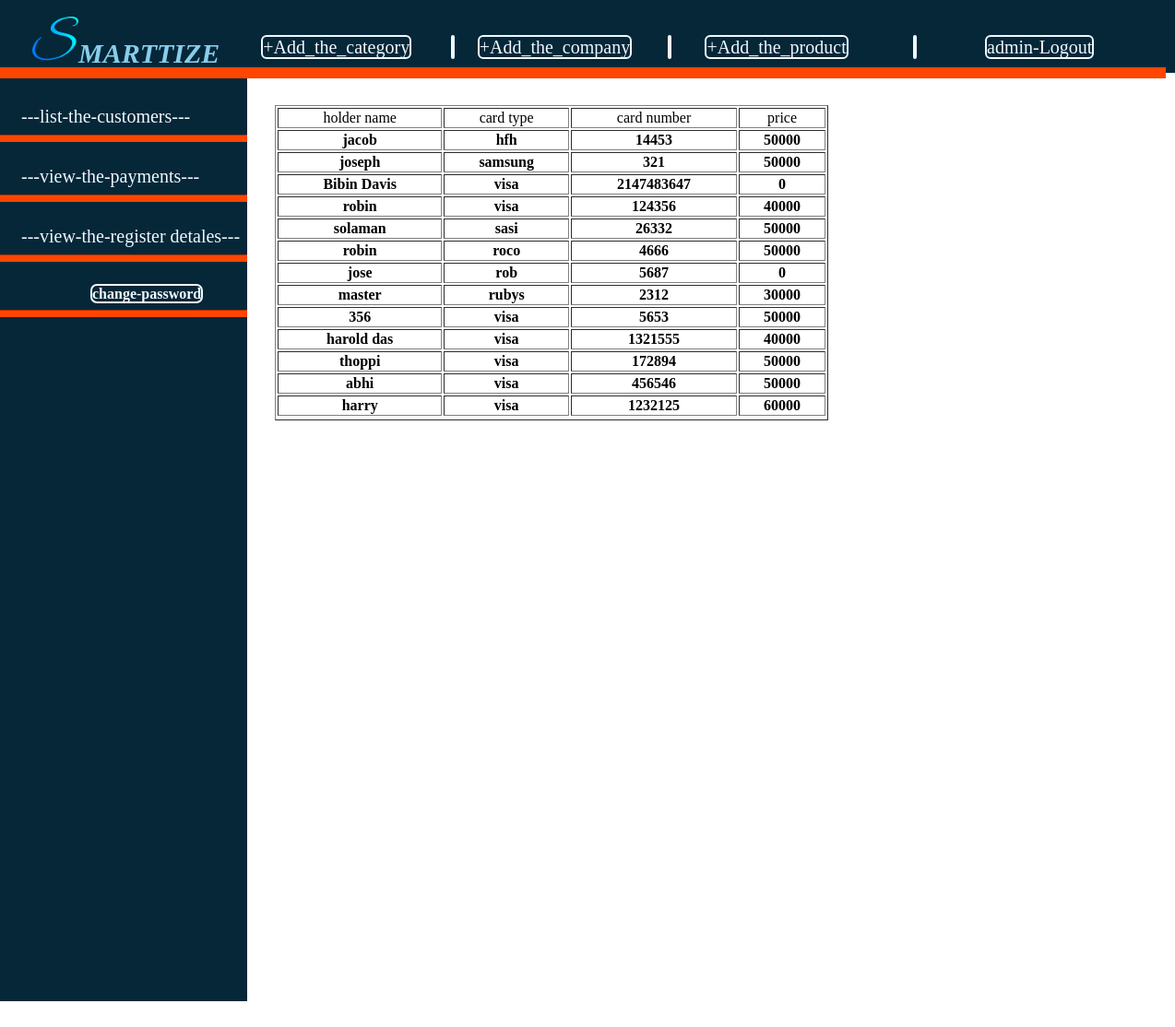
/admin/viewpayment.php, run on the app's committed database.
### tables this page shows
CREATE TABLE IF NOT EXISTS `payment` (
  `ctype` varchar(20) NOT NULL,
  `cnumber` int NOT NULL,
  `cvvnumber` int NOT NULL,
  `holdername` varchar(20) NOT NULL,
  `iprice` int NOT NULL
);

### admin/viewpayment.php (the view)
<?php
include("adminpage.php");
include('connection.php');
$dis_payment = "SELECT * FROM `payment` WHERE 1";
$payment_result = mysqli_query($conn,$dis_payment);
echo"<table border =1 class = paytable>
<tr>
<td  class = tdgreen >holder name</td>
<td  class = tdgreen >card type</td>
<td  class = tdgreen >card number</td>
<td  class = tdgreen >price</td>
</tr>
<tr>";
while($row = mysqli_fetch_assoc($payment_result))
{
    echo"<td class = tdgreen><b>".$row['holdername']."</b></td>";
    echo"<td class = tdgreen><b>".$row['ctype']."</b></td>";
    echo"<td class = tdgreen><b>".$row['cnumber']."</b></td>";
    echo"<td class = tdgreen><b>".$row['iprice']."</b></td>
    <tr>";
}
echo "</table>
<style>
.paytable{
    width: 600px;
margin-left:300px;
margin-top:-400px;
}
.tdgreen{
    text-align: center;
}
</style>";
?>

### admin/adminpage.php (style rules this page uses)
body { padding-bottom: 150px; }
* { text-decoration: none; }

### admin/viewpayment.php (style rules this page uses)
.paytable { width: 600px; margin-left:300px; margin-top:-400px; }
.tdgreen { text-align: center; }

### data on the page
payment: holdername "jacob", ctype "hfh", cnumber "14453", iprice "50000"
payment: holdername "joseph", ctype "samsung", cnumber "321", iprice "50000"
payment: holdername "Bibin Davis", ctype "visa", cnumber "2147483647", iprice "0"
payment: holdername "robin", ctype "visa", cnumber "124356", iprice "40000"
payment: holdername "solaman", ctype "sasi", cnumber "26332", iprice "50000"
payment: holdername "robin", ctype "roco", cnumber "4666", iprice "50000"
payment: holdername "jose", ctype "rob", cnumber "5687", iprice "0"
payment: holdername "master", ctype "rubys", cnumber "2312", iprice "30000"
payment: holdername "356", ctype "visa", cnumber "5653", iprice "50000"
payment: holdername "harold das", ctype "visa", cnumber "1321555", iprice "40000"
payment: holdername "thoppi", ctype "visa", cnumber "172894", iprice "50000"
payment: holdername "abhi", ctype "visa", cnumber "456546", iprice "50000"
payment: holdername "harry", ctype "visa", cnumber "1232125", iprice "60000"
